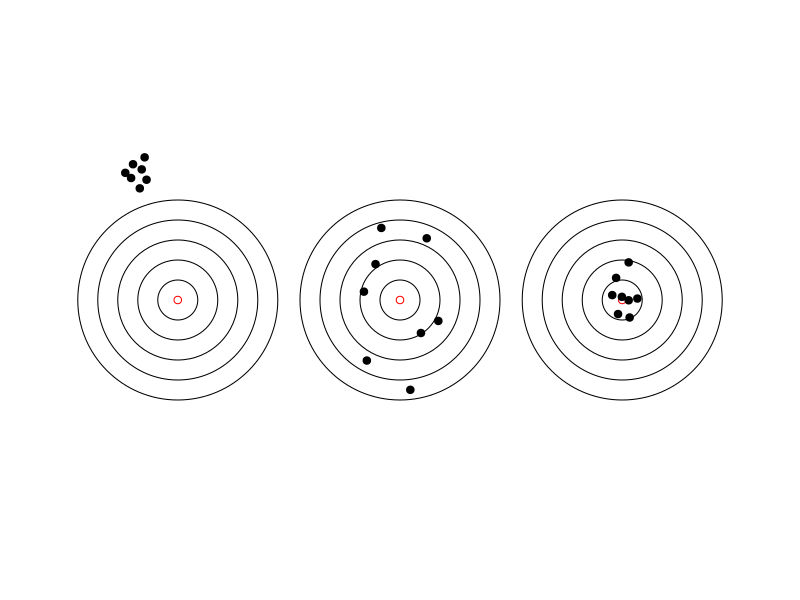
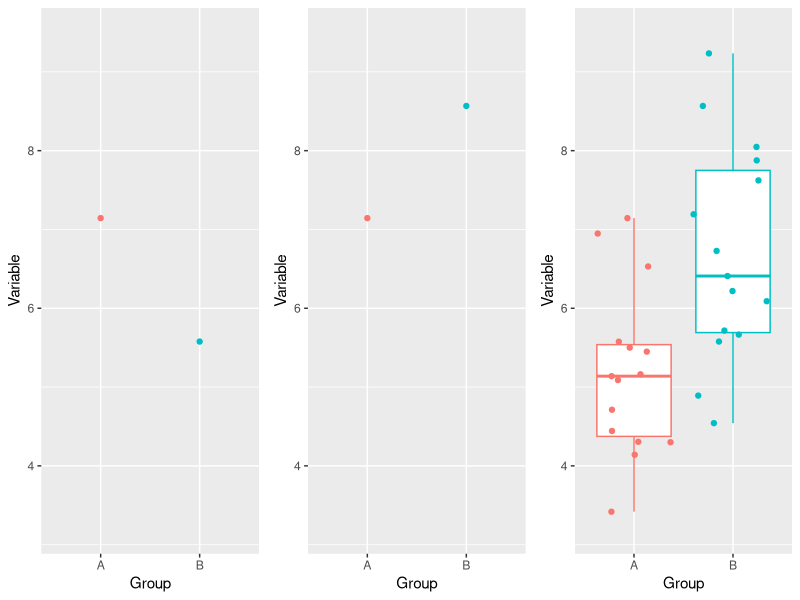
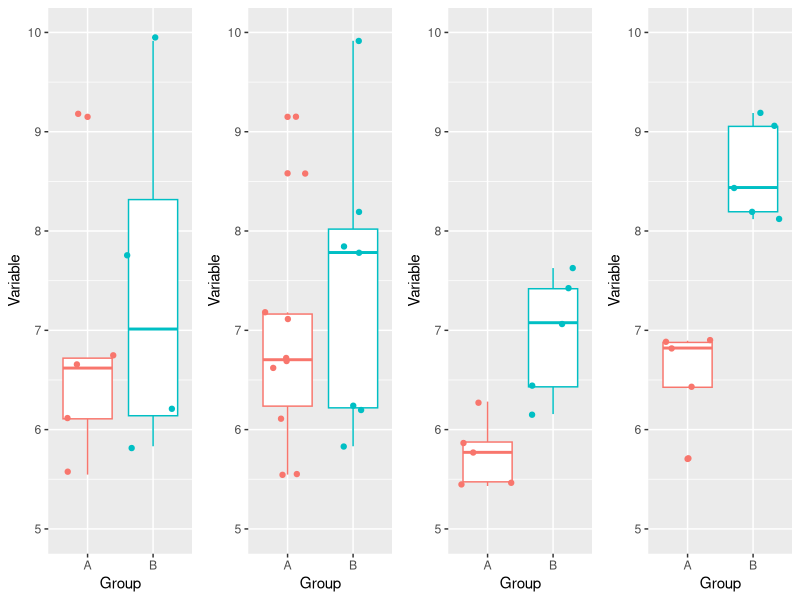
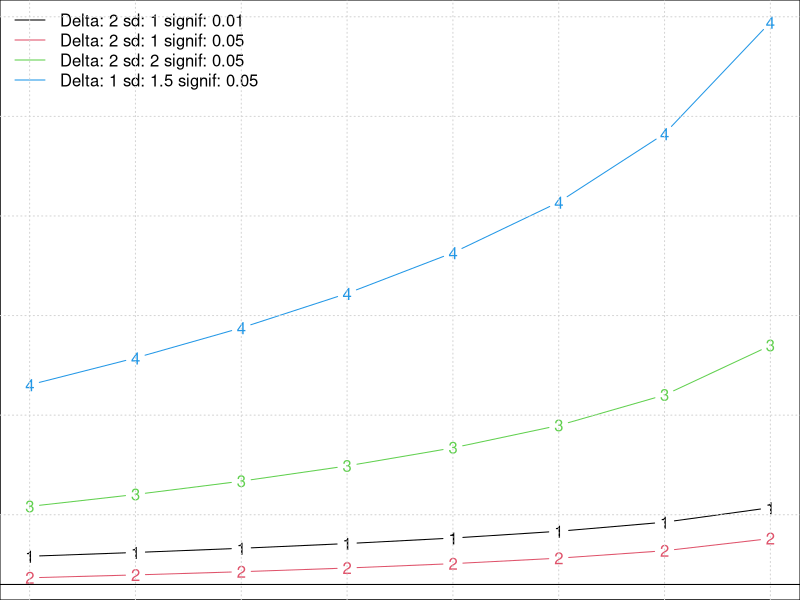

Source code (R) for these figures, in order:
## ---- chunk 1

par(mar = c(0, 0, 0, 0))
par(oma = c(0, 0, 0, 0))
plot(0, type = "n",
     xlim = c(0, 4),
     ylim = c(0.4, 0.6),
     xlab = "", ylab = "",
     bty = "n",
     xaxt = "n", yaxt = "n")
symbols(rep(0.8, 5), rep(0.5, 5), circle = seq(0.2, 1, 0.2), add = TRUE)
symbols(rep(2, 5), rep(0.5, 5), circle = seq(0.2, 1, 0.2), add = TRUE)
symbols(rep(3.2, 5), rep(0.5, 5), circle = seq(0.2, 1, 0.2), add = TRUE)
points(c(0.8, 2, 3.2), rep(0.5, 3), col = "red")

i <- structure(list(x = c(0.516619968696257, 0.55835829259338,
                          0.620965778439064, 0.605313906977643,
                          0.594879326003362, 0.547923711619099,
                          0.631400359413345),
                    y = c(0.545776161348983, 0.548875847247479,
                          0.551355595966275, 0.547016035708382,
                          0.540196726731691, 0.543916349809886,
                          0.543296412630187)), .Names = c("x", "y"))
points(i$x, i$y, pch = 19)

j <- structure(list(x = c(1.89920194778845, 2.14441460068404,
                          2.20702208652973, 2.05572066240266,
                          1.82094259048134, 1.80529071901992,
                          1.86789820486561, 2.1131108577612),
                    y = c(0.525938171598611, 0.522218548520417,
                          0.492461563894859, 0.467664076706894,
                          0.478203008761779, 0.503000495949744,
                          0.51291949082493, 0.488122003636965)), .Names = c("x", "y"))
points(j$x, j$y, pch = 19)

k <- structure(list(x = c(3.14613437421499, 3.16700353616355,
                          3.23482831249638, 3.19830727908639,
                          3.17743811713783, 3.24004560298352,
                          3.28178392688064, 3.23482831249638),
                    y = c(0.501760621590346, 0.507959993387337,
                          0.513539428004629, 0.501140684410646,
                          0.494941312613655, 0.493701438254257,
                          0.500520747230947, 0.499900810051248)),
               .Names = c("x", "y"))
points(k$x, k$y, pch = 19)
## ---- chunk 2
set.seed(123)
A <- rnorm(15, 5, 1.25)
B <- rnorm(15, 7, 1.25)
x <- data.frame(Variable = c(A, B),
                Group = rep(LETTERS[1:2], each = 15))

xi <- x[c(6, 29), ]
xj <- x[c(6, 30), ]

library(ggplot2)
library(gridExtra)

.ylim <- ylim(3.2, 9.5)

p1 <- ggplot(aes(y = Variable, x = Group, colour = Group), data = xi) +
    geom_point() + .ylim+ theme(legend.position="none")
p2 <- ggplot(aes(y = Variable, x = Group, colour = Group), data = xj) +
    geom_point() + .ylim + theme(legend.position="none")
p3 <- ggplot(aes(y = Variable, x = Group, colour = Group), data = x) +
    geom_boxplot() + geom_jitter() + .ylim + theme(legend.position="none")
grid.arrange(p1, p2, p3, ncol = 3)
## ---- chunk 3
rnorm(n = 5, mean = 5, sd = 1.25)
summary(rnorm(n = 25, mean = 5, sd = 1.25))
summary(rnorm(n = 25, mean = 7, sd = 2))
## ---- chunk 4
set.seed(123)
A <- rnorm(5, 6.5, 1.7)
B <- rnorm(5, 7, 1.7)
x <- data.frame(Variable = c(A, B),
                Group = rep(LETTERS[1:2], each = 5))

.ylim <- ylim(5, 10)

A <- rnorm(5, 6.5, 1.7)
B <- rnorm(5, 7, 1.7)
x2 <- data.frame(Variable = c(A, B),
                Group = rep(LETTERS[1:2], each = 5))
x2 <- rbind(x, x2)

A <- rnorm(5, 6.5, 1)
B <- rnorm(5, 7, 0.5)

x3 <- data.frame(Variable = c(A, B),
                Group = rep(LETTERS[1:2], each = 5))

A <- rnorm(5, 6, 1)
B <- rnorm(5, 8.5, 1)
x4 <- data.frame(Variable = c(A, B),
                Group = rep(LETTERS[1:2], each = 5))

p1 <- ggplot(aes(y = Variable, x = Group, colour = Group), data = x) +
    geom_boxplot() + geom_jitter() + theme(legend.position="none") + .ylim
p2 <- ggplot(aes(y = Variable, x = Group, colour = Group), data = x2) +
    geom_boxplot() + geom_jitter() + theme(legend.position="none") + .ylim
p3 <- ggplot(aes(y = Variable, x = Group, colour = Group), data = x3) +
    geom_boxplot() + geom_jitter() + theme(legend.position="none") + .ylim
p4 <- ggplot(aes(y = Variable, x = Group, colour = Group), data = x4) +
    geom_boxplot() + geom_jitter() + theme(legend.position="none") + .ylim

grid.arrange(p1, p2, p3, p4, ncol = 4)
## ---- chunk 5
deltas <- c(2, 2, 2, 1)
sds <- c(1, 1, 2, 1.5)
sig <- c(0.01, 0.05, 0.05, 0.05)

res <- matrix(NA, 8, 5)
rownames(res) <- seq(0.6, 0.95, 0.05)
for (i in 1:4) {
    res[, i] <- sapply(seq(0.6, 0.95, 0.05),
                       function(p) power.t.test(delta = deltas[i],
                                                sd = sds[i],
                                                sig.level = sig[i],
                                                power = p)$n)
}

matplot(res, type = "b",
        col = 1:5,
        lty = 1,
        xaxt = "n",
        xlab = "Power",
        ylab = "Sample size (per group)")
axis(side = 1, at = 1:8, labels = rownames(res))
legend("topleft",
       paste0("Delta: ", deltas, " sd: ", sds, " signif: ", sig),
       lty = 1, bty = "n",
       col = 1:5)
grid()
abline(h = 3)
## ---- chunk 6
power.t.test(delta = 2, sd = 1,
             sig.level = 0.01, power = 0.9)
